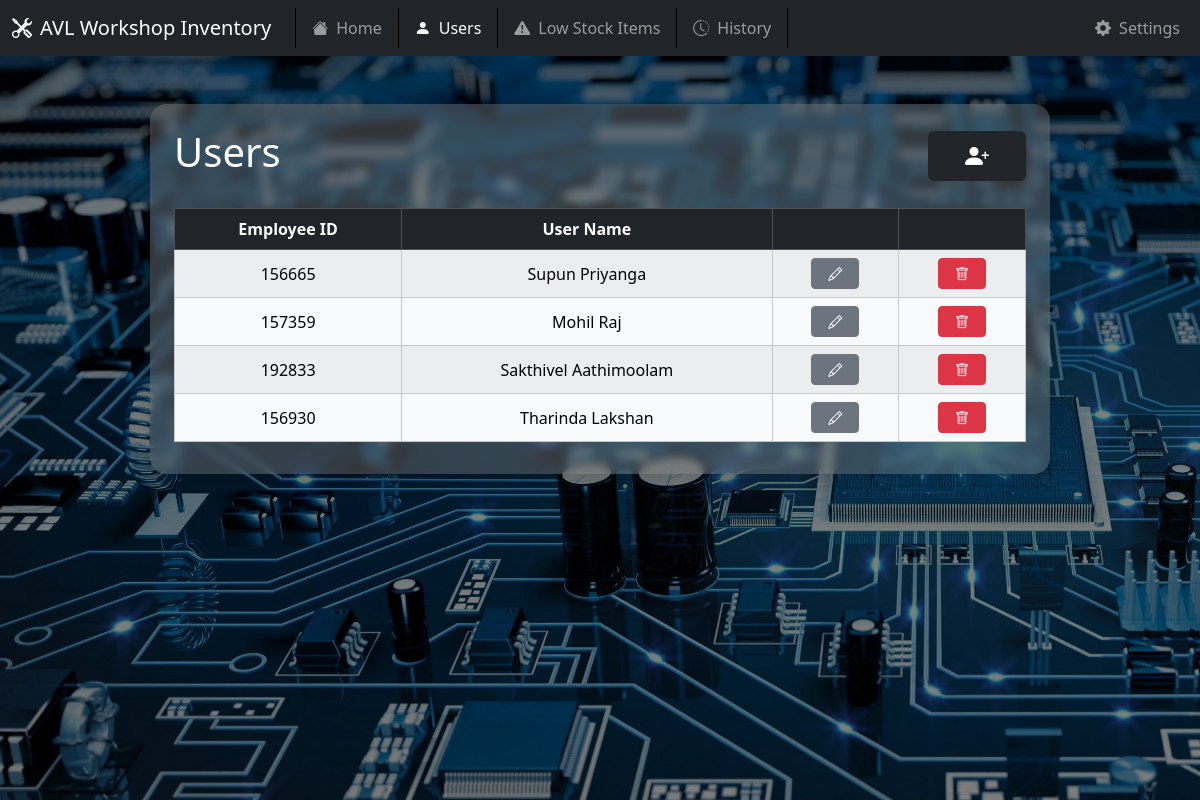
The app's page /users, older data.
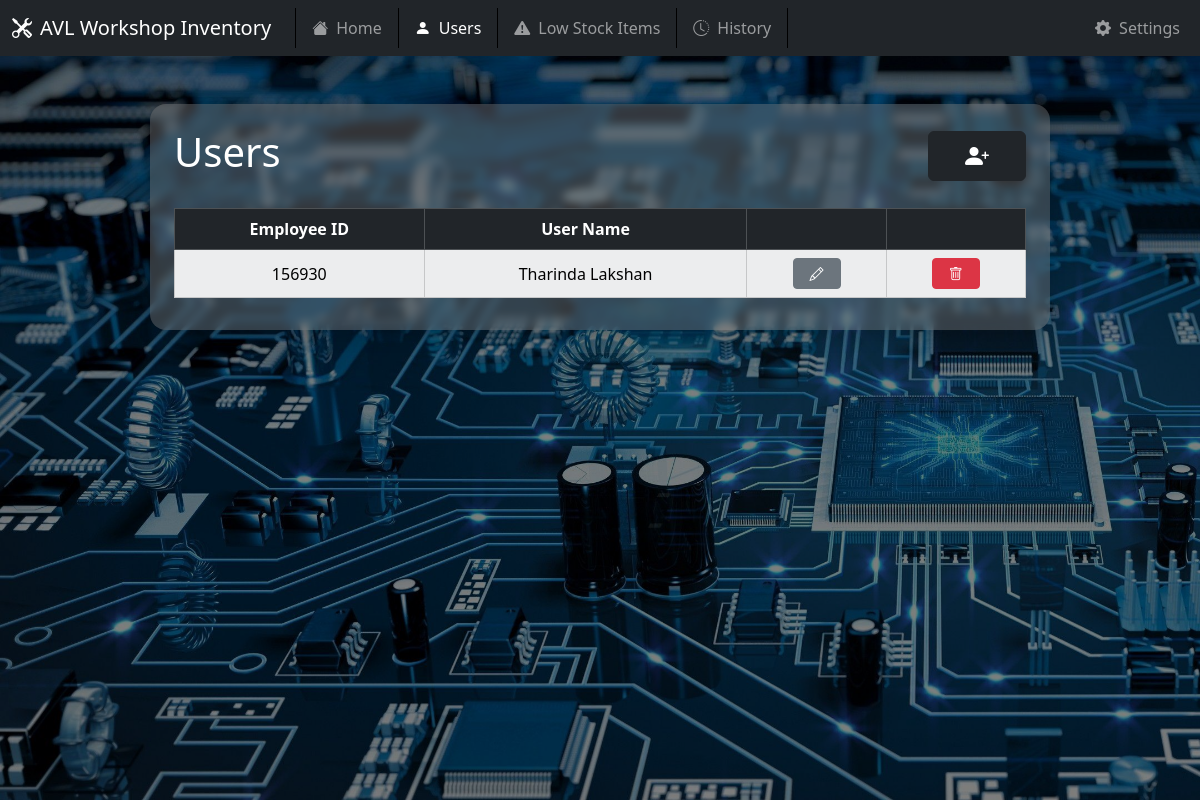
The same page, newer data.
### models.py (models this page shows)
class User(db.Model):
    __tablename__ = 'user'
    id = db.Column(db.Integer, primary_key=True)
    emp_id = db.Column(db.Integer, unique=True, nullable=False)
    user_name = db.Column(db.String(100), nullable=False)

### app.py (the view)
@app.route("/users")
def users():
    users = User.query.all()
    return render_template("users.html", users=users)

### templates/users.html (shortened to what this page needs)
{% extends "base.html" %}
{% block content %}
<div class="container my-5">
  <div class="mx-auto shadow rounded-4 p-4 mask" style="max-width: 900px;
              background-color: rgba(128, 128, 128, 0.4);
              backdrop-filter: blur(4px);">
    <div class="d-flex justify-content-between align-items-center mb-4 flex-wrap">
      <h1 class="mb-2" style="color: rgb(255, 255, 255);">Users</h1>
      <button class="btn btn-dark mt-1 mt-md-0" data-bs-toggle="modal" data-bs-target="#add_user">
        <i class="bi bi-person-plus-fill m-4 fs-4"></i></button>
    </div>
    <table
      class="datatable table table-light table-striped table-hover table-bordered m-0 mb-2 mt-2 text-center align-middle">
      <thead class="table-dark">
        <tr>
          <th>Employee ID</th>
          <th>User Name</th>
          <th></th>
          <th></th>
        </tr>
      </thead>
      <tbody>
        {% for user in users %}
        <tr>
          <td>{{ user.emp_id }}</td>
          <td>{{ user.user_name }}</td>
          <td>
            <button class="btn btn-secondary btn-sm" data-bs-toggle="modal" data-bs-target="#edit_user{{ user.id }}">
              <i class="bi bi-pencil m-2 text-blue"></i></button>
          </td>
          <td>
            <button class="btn btn-danger btn-sm" data-bs-toggle="modal" data-bs-target="#delete_user{{ user.id }}">
              <i class="bi bi-trash m-2"></i></button>
          </td>
        </tr>
        {% endfor %}
      </tbody>
    </table>
  </div>
</div>
</div>
{% endblock %}

Row changes from the older to the newer data that the page shows:
removed User: emp_id "156665", user_name "Supun Priyanga"
removed User: emp_id "157359", user_name "Mohil Raj"
removed User: emp_id "192833", user_name "Sakthivel Aathimoolam"
